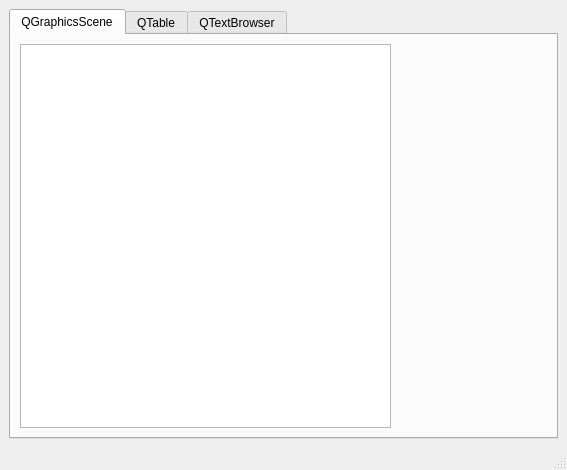
<?xml version="1.0" encoding="UTF-8"?>
<ui version="4.0">
 <class>MainWindow</class>
 <widget class="QMainWindow" name="MainWindow">
  <property name="geometry">
   <rect>
    <x>0</x>
    <y>0</y>
    <width>567</width>
    <height>470</height>
   </rect>
  </property>
  <property name="windowTitle">
   <string>ScrollPanner Example</string>
  </property>
  <widget class="QWidget" name="centralwidget">
   <layout class="QGridLayout" name="gridLayout_2">
    <item row="0" column="0">
     <widget class="QTabWidget" name="tabWidget">
      <property name="currentIndex">
       <number>0</number>
      </property>
      <widget class="QWidget" name="tab">
       <attribute name="title">
        <string>QGraphicsScene</string>
       </attribute>
       <layout class="QGridLayout" name="gridLayout">
        <item row="0" column="0" rowspan="2">
         <widget class="QGraphicsView" name="GraphicsView"/>
        </item>
        <item row="0" column="1">
         <spacer name="verticalSpacer">
          <property name="orientation">
           <enum>Qt::Vertical</enum>
          </property>
          <property name="sizeHint" stdset="0">
           <size>
            <width>20</width>
            <height>152</height>
           </size>
          </property>
         </spacer>
        </item>
        <item row="1" column="1">
         <widget class="QSint::ScrollPanner" name="SceneScrollPanner">
          <property name="minimumSize">
           <size>
            <width>150</width>
            <height>100</height>
           </size>
          </property>
         </widget>
        </item>
       </layout>
      </widget>
      <widget class="QWidget" name="tab_2">
       <attribute name="title">
        <string>QTable</string>
       </attribute>
       <layout class="QGridLayout" name="gridLayout_3">
        <item row="0" column="0" rowspan="2">
         <widget class="QTableWidget" name="TableWidget"/>
        </item>
        <item row="0" column="1">
         <widget class="QSint::ScrollPanner" name="TableScrollPanner">
          <property name="minimumSize">
           <size>
            <width>100</width>
            <height>100</height>
           </size>
          </property>
         </widget>
        </item>
        <item row="1" column="1">
         <spacer name="verticalSpacer_2">
          <property name="orientation">
           <enum>Qt::Vertical</enum>
          </property>
          <property name="sizeHint" stdset="0">
           <size>
            <width>20</width>
            <height>258</height>
           </size>
          </property>
         </spacer>
        </item>
       </layout>
      </widget>
      <widget class="QWidget" name="tab_3">
       <attribute name="title">
        <string>QTextBrowser</string>
       </attribute>
       <layout class="QGridLayout" name="gridLayout_4">
        <item row="0" column="1">
         <widget class="QTextBrowser" name="TextBrowser">
          <property name="html">
           <string>&lt;!DOCTYPE HTML PUBLIC &quot;-//W3C//DTD HTML 4.0//EN&quot; &quot;http://www.w3.org/TR/REC-html40/strict.dtd&quot;&gt;
&lt;html&gt;&lt;head&gt;&lt;meta name=&quot;qrichtext&quot; content=&quot;1&quot; /&gt;&lt;style type=&quot;text/css&quot;&gt;
p, li { white-space: pre-wrap; }
&lt;/style&gt;&lt;/head&gt;&lt;body style=&quot; font-family:'MS Shell Dlg 2'; font-size:8.25pt; font-weight:400; font-style:normal;&quot;&gt;
&lt;p style=&quot; margin-top:0px; margin-bottom:0px; margin-left:0px; margin-right:0px; -qt-block-indent:0; text-indent:0px;&quot;&gt;&lt;span style=&quot; font-size:8pt;&quot;&gt;#ifndef SCROLLPANNER_H&lt;/span&gt;&lt;/p&gt;
&lt;p style=&quot; margin-top:0px; margin-bottom:0px; margin-left:0px; margin-right:0px; -qt-block-indent:0; text-indent:0px;&quot;&gt;&lt;span style=&quot; font-size:8pt;&quot;&gt;#define SCROLLPANNER_H&lt;/span&gt;&lt;/p&gt;
&lt;p style=&quot;-qt-paragraph-type:empty; margin-top:0px; margin-bottom:0px; margin-left:0px; margin-right:0px; -qt-block-indent:0; text-indent:0px; font-size:8pt;&quot;&gt;&lt;/p&gt;
&lt;p style=&quot; margin-top:0px; margin-bottom:0px; margin-left:0px; margin-right:0px; -qt-block-indent:0; text-indent:0px;&quot;&gt;&lt;span style=&quot; font-size:8pt;&quot;&gt;#include &amp;lt;QtGui&amp;gt;&lt;/span&gt;&lt;/p&gt;
&lt;p style=&quot;-qt-paragraph-type:empty; margin-top:0px; margin-bottom:0px; margin-left:0px; margin-right:0px; -qt-block-indent:0; text-indent:0px; font-size:8pt;&quot;&gt;&lt;/p&gt;
&lt;p style=&quot;-qt-paragraph-type:empty; margin-top:0px; margin-bottom:0px; margin-left:0px; margin-right:0px; -qt-block-indent:0; text-indent:0px; font-size:8pt;&quot;&gt;&lt;/p&gt;
&lt;p style=&quot; margin-top:0px; margin-bottom:0px; margin-left:0px; margin-right:0px; -qt-block-indent:0; text-indent:0px;&quot;&gt;&lt;span style=&quot; font-size:8pt;&quot;&gt;namespace QSint&lt;/span&gt;&lt;/p&gt;
&lt;p style=&quot; margin-top:0px; margin-bottom:0px; margin-left:0px; margin-right:0px; -qt-block-indent:0; text-indent:0px;&quot;&gt;&lt;span style=&quot; font-size:8pt;&quot;&gt;{&lt;/span&gt;&lt;/p&gt;
&lt;p style=&quot;-qt-paragraph-type:empty; margin-top:0px; margin-bottom:0px; margin-left:0px; margin-right:0px; -qt-block-indent:0; text-indent:0px; font-size:8pt;&quot;&gt;&lt;/p&gt;
&lt;p style=&quot;-qt-paragraph-type:empty; margin-top:0px; margin-bottom:0px; margin-left:0px; margin-right:0px; -qt-block-indent:0; text-indent:0px; font-size:8pt;&quot;&gt;&lt;/p&gt;
&lt;p style=&quot; margin-top:0px; margin-bottom:0px; margin-left:0px; margin-right:0px; -qt-block-indent:0; text-indent:0px;&quot;&gt;&lt;span style=&quot; font-size:8pt;&quot;&gt;class ScrollPanner : public QWidget&lt;/span&gt;&lt;/p&gt;
&lt;p style=&quot; margin-top:0px; margin-bottom:0px; margin-left:0px; margin-right:0px; -qt-block-indent:0; text-indent:0px;&quot;&gt;&lt;span style=&quot; font-size:8pt;&quot;&gt;{&lt;/span&gt;&lt;/p&gt;
&lt;p style=&quot; margin-top:0px; margin-bottom:0px; margin-left:0px; margin-right:0px; -qt-block-indent:0; text-indent:0px;&quot;&gt;&lt;span style=&quot; font-size:8pt;&quot;&gt;    Q_OBJECT&lt;/span&gt;&lt;/p&gt;
&lt;p style=&quot; margin-top:0px; margin-bottom:0px; margin-left:0px; margin-right:0px; -qt-block-indent:0; text-indent:0px;&quot;&gt;&lt;span style=&quot; font-size:8pt;&quot;&gt;public:&lt;/span&gt;&lt;/p&gt;
&lt;p style=&quot; margin-top:0px; margin-bottom:0px; margin-left:0px; margin-right:0px; -qt-block-indent:0; text-indent:0px;&quot;&gt;&lt;span style=&quot; font-size:8pt;&quot;&gt;    explicit ScrollPanner(QWidget *parent = 0);&lt;/span&gt;&lt;/p&gt;
&lt;p style=&quot; margin-top:0px; margin-bottom:0px; margin-left:0px; margin-right:0px; -qt-block-indent:0; text-indent:0px;&quot;&gt;&lt;span style=&quot; font-size:8pt;&quot;&gt;    virtual ~ScrollPanner();&lt;/span&gt;&lt;/p&gt;
&lt;p style=&quot;-qt-paragraph-type:empty; margin-top:0px; margin-bottom:0px; margin-left:0px; margin-right:0px; -qt-block-indent:0; text-indent:0px; font-size:8pt;&quot;&gt;&lt;/p&gt;
&lt;p style=&quot; margin-top:0px; margin-bottom:0px; margin-left:0px; margin-right:0px; -qt-block-indent:0; text-indent:0px;&quot;&gt;&lt;span style=&quot; font-size:8pt;&quot;&gt;    void setBackgroundPen(const QPen&amp;amp; pen);&lt;/span&gt;&lt;/p&gt;
&lt;p style=&quot; margin-top:0px; margin-bottom:0px; margin-left:0px; margin-right:0px; -qt-block-indent:0; text-indent:0px;&quot;&gt;&lt;span style=&quot; font-size:8pt;&quot;&gt;    void setBackgroundBrush(const QBrush&amp;amp; brush);&lt;/span&gt;&lt;/p&gt;
&lt;p style=&quot; margin-top:0px; margin-bottom:0px; margin-left:0px; margin-right:0px; -qt-block-indent:0; text-indent:0px;&quot;&gt;&lt;span style=&quot; font-size:8pt;&quot;&gt;    void setSliderPen(const QPen&amp;amp; pen);&lt;/span&gt;&lt;/p&gt;
&lt;p style=&quot; margin-top:0px; margin-bottom:0px; margin-left:0px; margin-right:0px; -qt-block-indent:0; text-indent:0px;&quot;&gt;&lt;span style=&quot; font-size:8pt;&quot;&gt;    void setSliderBrush(const QBrush&amp;amp; brush);&lt;/span&gt;&lt;/p&gt;
&lt;p style=&quot; margin-top:0px; margin-bottom:0px; margin-left:0px; margin-right:0px; -qt-block-indent:0; text-indent:0px;&quot;&gt;&lt;span style=&quot; font-size:8pt;&quot;&gt;    void setOpacity(double opacity);&lt;/span&gt;&lt;/p&gt;
&lt;p style=&quot; margin-top:0px; margin-bottom:0px; margin-left:0px; margin-right:0px; -qt-block-indent:0; text-indent:0px;&quot;&gt;&lt;span style=&quot; font-size:8pt;&quot;&gt;    void setSliderOpacity(double opacity);&lt;/span&gt;&lt;/p&gt;
&lt;p style=&quot;-qt-paragraph-type:empty; margin-top:0px; margin-bottom:0px; margin-left:0px; margin-right:0px; -qt-block-indent:0; text-indent:0px; font-size:8pt;&quot;&gt;&lt;/p&gt;
&lt;p style=&quot; margin-top:0px; margin-bottom:0px; margin-left:0px; margin-right:0px; -qt-block-indent:0; text-indent:0px;&quot;&gt;&lt;span style=&quot; font-size:8pt;&quot;&gt;    inline bool isPanningEnabled() const { return m_panning; }&lt;/span&gt;&lt;/p&gt;
&lt;p style=&quot;-qt-paragraph-type:empty; margin-top:0px; margin-bottom:0px; margin-left:0px; margin-right:0px; -qt-block-indent:0; text-indent:0px; font-size:8pt;&quot;&gt;&lt;/p&gt;
&lt;p style=&quot; margin-top:0px; margin-bottom:0px; margin-left:0px; margin-right:0px; -qt-block-indent:0; text-indent:0px;&quot;&gt;&lt;span style=&quot; font-size:8pt;&quot;&gt;    void connectSource(QAbstractScrollArea *area);&lt;/span&gt;&lt;/p&gt;
&lt;p style=&quot; margin-top:0px; margin-bottom:0px; margin-left:0px; margin-right:0px; -qt-block-indent:0; text-indent:0px;&quot;&gt;&lt;span style=&quot; font-size:8pt;&quot;&gt;    void connectSource(QAbstractSlider *horizontal, QAbstractSlider *vertical);&lt;/span&gt;&lt;/p&gt;
&lt;p style=&quot; margin-top:0px; margin-bottom:0px; margin-left:0px; margin-right:0px; -qt-block-indent:0; text-indent:0px;&quot;&gt;&lt;span style=&quot; font-size:8pt;&quot;&gt;    void disconnectSource();&lt;/span&gt;&lt;/p&gt;
&lt;p style=&quot;-qt-paragraph-type:empty; margin-top:0px; margin-bottom:0px; margin-left:0px; margin-right:0px; -qt-block-indent:0; text-indent:0px; font-size:8pt;&quot;&gt;&lt;/p&gt;
&lt;p style=&quot; margin-top:0px; margin-bottom:0px; margin-left:0px; margin-right:0px; -qt-block-indent:0; text-indent:0px;&quot;&gt;&lt;span style=&quot; font-size:8pt;&quot;&gt;signals:&lt;/span&gt;&lt;/p&gt;
&lt;p style=&quot; margin-top:0px; margin-bottom:0px; margin-left:0px; margin-right:0px; -qt-block-indent:0; text-indent:0px;&quot;&gt;&lt;span style=&quot; font-size:8pt;&quot;&gt;    void scrollHorizontal(int value);&lt;/span&gt;&lt;/p&gt;
&lt;p style=&quot; margin-top:0px; margin-bottom:0px; margin-left:0px; margin-right:0px; -qt-block-indent:0; text-indent:0px;&quot;&gt;&lt;span style=&quot; font-size:8pt;&quot;&gt;    void scrollVertical(int value);&lt;/span&gt;&lt;/p&gt;
&lt;p style=&quot;-qt-paragraph-type:empty; margin-top:0px; margin-bottom:0px; margin-left:0px; margin-right:0px; -qt-block-indent:0; text-indent:0px; font-size:8pt;&quot;&gt;&lt;/p&gt;
&lt;p style=&quot; margin-top:0px; margin-bottom:0px; margin-left:0px; margin-right:0px; -qt-block-indent:0; text-indent:0px;&quot;&gt;&lt;span style=&quot; font-size:8pt;&quot;&gt;public slots:&lt;/span&gt;&lt;/p&gt;
&lt;p style=&quot; margin-top:0px; margin-bottom:0px; margin-left:0px; margin-right:0px; -qt-block-indent:0; text-indent:0px;&quot;&gt;&lt;span style=&quot; font-size:8pt;&quot;&gt;    void setHorizontalRange(int min, int max);&lt;/span&gt;&lt;/p&gt;
&lt;p style=&quot; margin-top:0px; margin-bottom:0px; margin-left:0px; margin-right:0px; -qt-block-indent:0; text-indent:0px;&quot;&gt;&lt;span style=&quot; font-size:8pt;&quot;&gt;    void setHorizontalValue(int value);&lt;/span&gt;&lt;/p&gt;
&lt;p style=&quot; margin-top:0px; margin-bottom:0px; margin-left:0px; margin-right:0px; -qt-block-indent:0; text-indent:0px;&quot;&gt;&lt;span style=&quot; font-size:8pt;&quot;&gt;    void setHorizontalViewSize(int size);&lt;/span&gt;&lt;/p&gt;
&lt;p style=&quot;-qt-paragraph-type:empty; margin-top:0px; margin-bottom:0px; margin-left:0px; margin-right:0px; -qt-block-indent:0; text-indent:0px; font-size:8pt;&quot;&gt;&lt;/p&gt;
&lt;p style=&quot; margin-top:0px; margin-bottom:0px; margin-left:0px; margin-right:0px; -qt-block-indent:0; text-indent:0px;&quot;&gt;&lt;span style=&quot; font-size:8pt;&quot;&gt;    void setVerticalRange(int min, int max);&lt;/span&gt;&lt;/p&gt;
&lt;p style=&quot; margin-top:0px; margin-bottom:0px; margin-left:0px; margin-right:0px; -qt-block-indent:0; text-indent:0px;&quot;&gt;&lt;span style=&quot; font-size:8pt;&quot;&gt;    void setVerticalValue(int value);&lt;/span&gt;&lt;/p&gt;
&lt;p style=&quot; margin-top:0px; margin-bottom:0px; margin-left:0px; margin-right:0px; -qt-block-indent:0; text-indent:0px;&quot;&gt;&lt;span style=&quot; font-size:8pt;&quot;&gt;    void setVerticalViewSize(int size);&lt;/span&gt;&lt;/p&gt;
&lt;p style=&quot;-qt-paragraph-type:empty; margin-top:0px; margin-bottom:0px; margin-left:0px; margin-right:0px; -qt-block-indent:0; text-indent:0px; font-size:8pt;&quot;&gt;&lt;/p&gt;
&lt;p style=&quot; margin-top:0px; margin-bottom:0px; margin-left:0px; margin-right:0px; -qt-block-indent:0; text-indent:0px;&quot;&gt;&lt;span style=&quot; font-size:8pt;&quot;&gt;    void setViewSize(const QSize &amp;amp;size);&lt;/span&gt;&lt;/p&gt;
&lt;p style=&quot;-qt-paragraph-type:empty; margin-top:0px; margin-bottom:0px; margin-left:0px; margin-right:0px; -qt-block-indent:0; text-indent:0px; font-size:8pt;&quot;&gt;&lt;/p&gt;
&lt;p style=&quot; margin-top:0px; margin-bottom:0px; margin-left:0px; margin-right:0px; -qt-block-indent:0; text-indent:0px;&quot;&gt;&lt;span style=&quot; font-size:8pt;&quot;&gt;    void enablePanning(bool on = true);&lt;/span&gt;&lt;/p&gt;
&lt;p style=&quot;-qt-paragraph-type:empty; margin-top:0px; margin-bottom:0px; margin-left:0px; margin-right:0px; -qt-block-indent:0; text-indent:0px; font-size:8pt;&quot;&gt;&lt;/p&gt;
&lt;p style=&quot; margin-top:0px; margin-bottom:0px; margin-left:0px; margin-right:0px; -qt-block-indent:0; text-indent:0px;&quot;&gt;&lt;span style=&quot; font-size:8pt;&quot;&gt;protected:&lt;/span&gt;&lt;/p&gt;
&lt;p style=&quot; margin-top:0px; margin-bottom:0px; margin-left:0px; margin-right:0px; -qt-block-indent:0; text-indent:0px;&quot;&gt;&lt;span style=&quot; font-size:8pt;&quot;&gt;    virtual void paintEvent(QPaintEvent *);&lt;/span&gt;&lt;/p&gt;
&lt;p style=&quot; margin-top:0px; margin-bottom:0px; margin-left:0px; margin-right:0px; -qt-block-indent:0; text-indent:0px;&quot;&gt;&lt;span style=&quot; font-size:8pt;&quot;&gt;    virtual bool eventFilter(QObject *, QEvent *);&lt;/span&gt;&lt;/p&gt;
&lt;p style=&quot; margin-top:0px; margin-bottom:0px; margin-left:0px; margin-right:0px; -qt-block-indent:0; text-indent:0px;&quot;&gt;&lt;span style=&quot; font-size:8pt;&quot;&gt;    virtual void mousePressEvent(QMouseEvent *);&lt;/span&gt;&lt;/p&gt;
&lt;p style=&quot; margin-top:0px; margin-bottom:0px; margin-left:0px; margin-right:0px; -qt-block-indent:0; text-indent:0px;&quot;&gt;&lt;span style=&quot; font-size:8pt;&quot;&gt;    virtual void mouseMoveEvent(QMouseEvent *);&lt;/span&gt;&lt;/p&gt;
&lt;p style=&quot; margin-top:0px; margin-bottom:0px; margin-left:0px; margin-right:0px; -qt-block-indent:0; text-indent:0px;&quot;&gt;&lt;span style=&quot; font-size:8pt;&quot;&gt;    virtual bool event(QEvent *);&lt;/span&gt;&lt;/p&gt;
&lt;p style=&quot;-qt-paragraph-type:empty; margin-top:0px; margin-bottom:0px; margin-left:0px; margin-right:0px; -qt-block-indent:0; text-indent:0px; font-size:8pt;&quot;&gt;&lt;/p&gt;
&lt;p style=&quot; margin-top:0px; margin-bottom:0px; margin-left:0px; margin-right:0px; -qt-block-indent:0; text-indent:0px;&quot;&gt;&lt;span style=&quot; font-size:8pt;&quot;&gt;    virtual void drawBackground(QPainter&amp;amp; p, QRect r);&lt;/span&gt;&lt;/p&gt;
&lt;p style=&quot; margin-top:0px; margin-bottom:0px; margin-left:0px; margin-right:0px; -qt-block-indent:0; text-indent:0px;&quot;&gt;&lt;span style=&quot; font-size:8pt;&quot;&gt;    virtual void drawSlider(QPainter&amp;amp; p, QRect r);&lt;/span&gt;&lt;/p&gt;
&lt;p style=&quot;-qt-paragraph-type:empty; margin-top:0px; margin-bottom:0px; margin-left:0px; margin-right:0px; -qt-block-indent:0; text-indent:0px; font-size:8pt;&quot;&gt;&lt;/p&gt;
&lt;p style=&quot; margin-top:0px; margin-bottom:0px; margin-left:0px; margin-right:0px; -qt-block-indent:0; text-indent:0px;&quot;&gt;&lt;span style=&quot; font-size:8pt;&quot;&gt;    void calculateXsize(int size);&lt;/span&gt;&lt;/p&gt;
&lt;p style=&quot; margin-top:0px; margin-bottom:0px; margin-left:0px; margin-right:0px; -qt-block-indent:0; text-indent:0px;&quot;&gt;&lt;span style=&quot; font-size:8pt;&quot;&gt;    void calculateYsize(int size);&lt;/span&gt;&lt;/p&gt;
&lt;p style=&quot;-qt-paragraph-type:empty; margin-top:0px; margin-bottom:0px; margin-left:0px; margin-right:0px; -qt-block-indent:0; text-indent:0px; font-size:8pt;&quot;&gt;&lt;/p&gt;
&lt;p style=&quot; margin-top:0px; margin-bottom:0px; margin-left:0px; margin-right:0px; -qt-block-indent:0; text-indent:0px;&quot;&gt;&lt;span style=&quot; font-size:8pt;&quot;&gt;    void connectH(QAbstractSlider *sl);&lt;/span&gt;&lt;/p&gt;
&lt;p style=&quot; margin-top:0px; margin-bottom:0px; margin-left:0px; margin-right:0px; -qt-block-indent:0; text-indent:0px;&quot;&gt;&lt;span style=&quot; font-size:8pt;&quot;&gt;    void connectV(QAbstractSlider *sl);&lt;/span&gt;&lt;/p&gt;
&lt;p style=&quot;-qt-paragraph-type:empty; margin-top:0px; margin-bottom:0px; margin-left:0px; margin-right:0px; -qt-block-indent:0; text-indent:0px; font-size:8pt;&quot;&gt;&lt;/p&gt;
&lt;p style=&quot; margin-top:0px; margin-bottom:0px; margin-left:0px; margin-right:0px; -qt-block-indent:0; text-indent:0px;&quot;&gt;&lt;span style=&quot; font-size:8pt;&quot;&gt;    int m_minX, m_maxX, m_sizeX, m_valueX;&lt;/span&gt;&lt;/p&gt;
&lt;p style=&quot; margin-top:0px; margin-bottom:0px; margin-left:0px; margin-right:0px; -qt-block-indent:0; text-indent:0px;&quot;&gt;&lt;span style=&quot; font-size:8pt;&quot;&gt;    int m_valueXpan, m_sizeXpan;&lt;/span&gt;&lt;/p&gt;
&lt;p style=&quot;-qt-paragraph-type:empty; margin-top:0px; margin-bottom:0px; margin-left:0px; margin-right:0px; -qt-block-indent:0; text-indent:0px; font-size:8pt;&quot;&gt;&lt;/p&gt;
&lt;p style=&quot; margin-top:0px; margin-bottom:0px; margin-left:0px; margin-right:0px; -qt-block-indent:0; text-indent:0px;&quot;&gt;&lt;span style=&quot; font-size:8pt;&quot;&gt;    int m_minY, m_maxY, m_sizeY, m_valueY;&lt;/span&gt;&lt;/p&gt;
&lt;p style=&quot; margin-top:0px; margin-bottom:0px; margin-left:0px; margin-right:0px; -qt-block-indent:0; text-indent:0px;&quot;&gt;&lt;span style=&quot; font-size:8pt;&quot;&gt;    int m_valueYpan, m_sizeYpan;&lt;/span&gt;&lt;/p&gt;
&lt;p style=&quot;-qt-paragraph-type:empty; margin-top:0px; margin-bottom:0px; margin-left:0px; margin-right:0px; -qt-block-indent:0; text-indent:0px; font-size:8pt;&quot;&gt;&lt;/p&gt;
&lt;p style=&quot; margin-top:0px; margin-bottom:0px; margin-left:0px; margin-right:0px; -qt-block-indent:0; text-indent:0px;&quot;&gt;&lt;span style=&quot; font-size:8pt;&quot;&gt;    QSize m_viewSize;&lt;/span&gt;&lt;/p&gt;
&lt;p style=&quot;-qt-paragraph-type:empty; margin-top:0px; margin-bottom:0px; margin-left:0px; margin-right:0px; -qt-block-indent:0; text-indent:0px; font-size:8pt;&quot;&gt;&lt;/p&gt;
&lt;p style=&quot; margin-top:0px; margin-bottom:0px; margin-left:0px; margin-right:0px; -qt-block-indent:0; text-indent:0px;&quot;&gt;&lt;span style=&quot; font-size:8pt;&quot;&gt;    QPen m_pen, m_panPen;&lt;/span&gt;&lt;/p&gt;
&lt;p style=&quot; margin-top:0px; margin-bottom:0px; margin-left:0px; margin-right:0px; -qt-block-indent:0; text-indent:0px;&quot;&gt;&lt;span style=&quot; font-size:8pt;&quot;&gt;    QBrush m_brush, m_panBrush;&lt;/span&gt;&lt;/p&gt;
&lt;p style=&quot;-qt-paragraph-type:empty; margin-top:0px; margin-bottom:0px; margin-left:0px; margin-right:0px; -qt-block-indent:0; text-indent:0px; font-size:8pt;&quot;&gt;&lt;/p&gt;
&lt;p style=&quot; margin-top:0px; margin-bottom:0px; margin-left:0px; margin-right:0px; -qt-block-indent:0; text-indent:0px;&quot;&gt;&lt;span style=&quot; font-size:8pt;&quot;&gt;    double m_opacity, m_panOpacity;&lt;/span&gt;&lt;/p&gt;
&lt;p style=&quot;-qt-paragraph-type:empty; margin-top:0px; margin-bottom:0px; margin-left:0px; margin-right:0px; -qt-block-indent:0; text-indent:0px; font-size:8pt;&quot;&gt;&lt;/p&gt;
&lt;p style=&quot; margin-top:0px; margin-bottom:0px; margin-left:0px; margin-right:0px; -qt-block-indent:0; text-indent:0px;&quot;&gt;&lt;span style=&quot; font-size:8pt;&quot;&gt;    bool m_panning;&lt;/span&gt;&lt;/p&gt;
&lt;p style=&quot; margin-top:0px; margin-bottom:0px; margin-left:0px; margin-right:0px; -qt-block-indent:0; text-indent:0px;&quot;&gt;&lt;span style=&quot; font-size:8pt;&quot;&gt;    int m_oldX, m_oldY;&lt;/span&gt;&lt;/p&gt;
&lt;p style=&quot;-qt-paragraph-type:empty; margin-top:0px; margin-bottom:0px; margin-left:0px; margin-right:0px; -qt-block-indent:0; text-indent:0px; font-size:8pt;&quot;&gt;&lt;/p&gt;
&lt;p style=&quot; margin-top:0px; margin-bottom:0px; margin-left:0px; margin-right:0px; -qt-block-indent:0; text-indent:0px;&quot;&gt;&lt;span style=&quot; font-size:8pt;&quot;&gt;    QAbstractSlider *m_sliderX, *m_sliderY;&lt;/span&gt;&lt;/p&gt;
&lt;p style=&quot; margin-top:0px; margin-bottom:0px; margin-left:0px; margin-right:0px; -qt-block-indent:0; text-indent:0px;&quot;&gt;&lt;span style=&quot; font-size:8pt;&quot;&gt;};&lt;/span&gt;&lt;/p&gt;
&lt;p style=&quot;-qt-paragraph-type:empty; margin-top:0px; margin-bottom:0px; margin-left:0px; margin-right:0px; -qt-block-indent:0; text-indent:0px; font-size:8pt;&quot;&gt;&lt;/p&gt;
&lt;p style=&quot;-qt-paragraph-type:empty; margin-top:0px; margin-bottom:0px; margin-left:0px; margin-right:0px; -qt-block-indent:0; text-indent:0px; font-size:8pt;&quot;&gt;&lt;/p&gt;
&lt;p style=&quot; margin-top:0px; margin-bottom:0px; margin-left:0px; margin-right:0px; -qt-block-indent:0; text-indent:0px;&quot;&gt;&lt;span style=&quot; font-size:8pt;&quot;&gt;} // namespace QSint&lt;/span&gt;&lt;/p&gt;
&lt;p style=&quot;-qt-paragraph-type:empty; margin-top:0px; margin-bottom:0px; margin-left:0px; margin-right:0px; -qt-block-indent:0; text-indent:0px; font-size:8pt;&quot;&gt;&lt;/p&gt;
&lt;p style=&quot;-qt-paragraph-type:empty; margin-top:0px; margin-bottom:0px; margin-left:0px; margin-right:0px; -qt-block-indent:0; text-indent:0px; font-size:8pt;&quot;&gt;&lt;/p&gt;
&lt;p style=&quot; margin-top:0px; margin-bottom:0px; margin-left:0px; margin-right:0px; -qt-block-indent:0; text-indent:0px;&quot;&gt;&lt;span style=&quot; font-size:8pt;&quot;&gt;#endif // SCROLLPANNER_H&lt;/span&gt;&lt;/p&gt;
&lt;p style=&quot;-qt-paragraph-type:empty; margin-top:0px; margin-bottom:0px; margin-left:0px; margin-right:0px; -qt-block-indent:0; text-indent:0px; font-size:8pt;&quot;&gt;&lt;/p&gt;&lt;/body&gt;&lt;/html&gt;</string>
          </property>
         </widget>
        </item>
        <item row="0" column="0">
         <widget class="QSint::ScrollPanner" name="TextBrowserScrollPanner"/>
        </item>
       </layout>
      </widget>
     </widget>
    </item>
   </layout>
  </widget>
  <widget class="QMenuBar" name="menubar">
   <property name="geometry">
    <rect>
     <x>0</x>
     <y>0</y>
     <width>567</width>
     <height>21</height>
    </rect>
   </property>
  </widget>
  <widget class="QStatusBar" name="statusbar"/>
  <action name="actionOpen">
   <property name="text">
    <string>Open...</string>
   </property>
   <property name="shortcut">
    <string>Ctrl+O</string>
   </property>
  </action>
  <action name="actionRecent">
   <property name="text">
    <string>Open Recent</string>
   </property>
  </action>
  <action name="actionExit">
   <property name="text">
    <string>Exit</string>
   </property>
   <property name="shortcut">
    <string>Ctrl+Q</string>
   </property>
  </action>
  <action name="actionClear_Recent">
   <property name="text">
    <string>Clear Recent</string>
   </property>
  </action>
 </widget>
 <customwidgets>
  <customwidget>
   <class>QSint::ScrollPanner</class>
   <extends>QWidget</extends>
   <header>QSint</header>
   <container>1</container>
  </customwidget>
 </customwidgets>
 <resources/>
 <connections>
  <connection>
   <sender>actionExit</sender>
   <signal>triggered()</signal>
   <receiver>MainWindow</receiver>
   <slot>close()</slot>
   <hints>
    <hint type="sourcelabel">
     <x>-1</x>
     <y>-1</y>
    </hint>
    <hint type="destinationlabel">
     <x>243</x>
     <y>152</y>
    </hint>
   </hints>
  </connection>
 </connections>
</ui>
